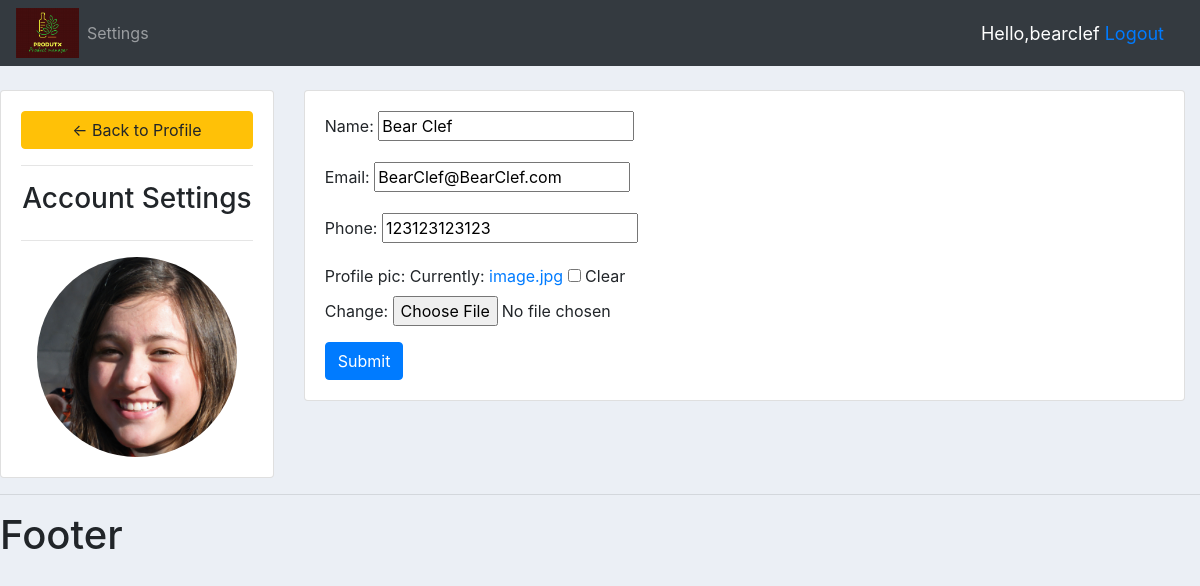
The page /account/ (signed in) on the database as committed earlier.
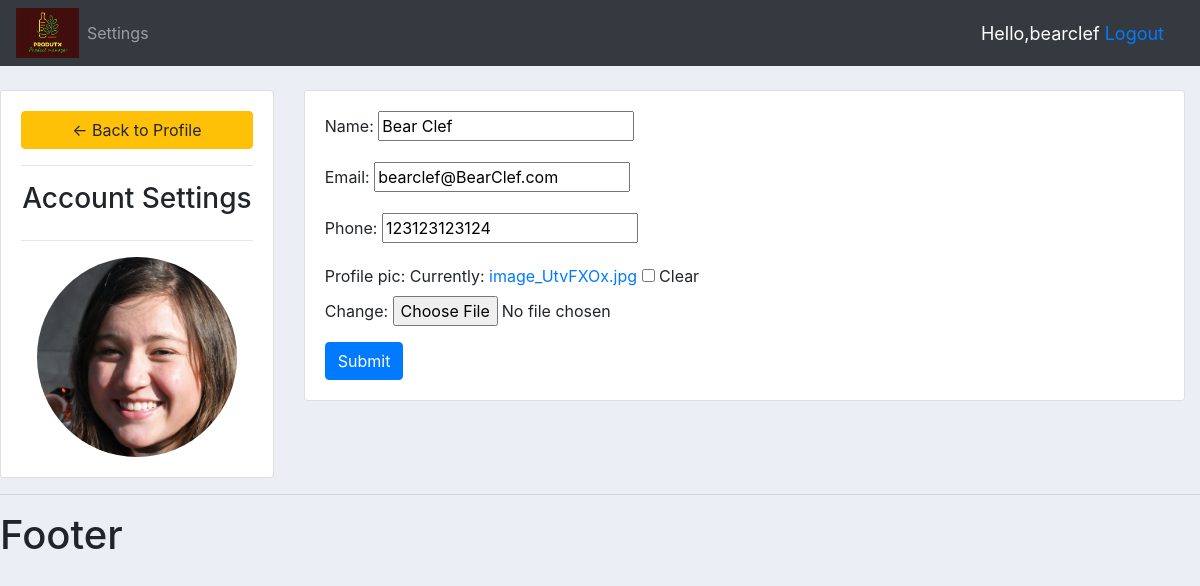
The same page on the database as committed later.
### accounts/models.py (models this page shows, shortened)
class Customer(models.Model):
    user = models.OneToOneField(User, null=True, blank=True, on_delete=models.CASCADE)
    name = models.CharField(max_length=200,null=True)
    email = models.EmailField(max_length=254,null=True)
    phone = models.CharField(max_length=15,null=True)
    profile_pic= models.ImageField(default="profile.png",null=True,blank=True)
    date_created = models.DateTimeField(auto_now_add=True,null=True)

### accounts/decorators.py (the view)
        def wrapper_func(request,*args, **kwargs):
            print('Loading',request,"for",allowed_roles)
            group=None
            if request.user.groups.exists():
                group = request.user.groups.all()[0].name
            if group in allowed_roles:
                return view_func(request,*args, **kwargs)
            else:
                print(f'Blocked request because {group} role is not allowed to view this page!')
                return HttpResponse('You are not authorized to access this view')

### accounts/forms.py
class CustomerForm(ModelForm):
	class Meta:
		model = Customer
		fields = '__all__'
		exclude = ['user']

### accounts/views.py (called while the page is built)
@login_required(login_url="login")
@allowed_users(allowed_roles=["customer"])
def accountSettings(request):
    customer = request.user.customer
    form = CustomerForm(instance=customer)
    if request.method == "POST":
        form = CustomerForm(request.POST, request.FILES, instance=customer)
        if form.is_valid():
            form.save()
    context = {'form':form}
    return render(request, 'accounts/account_settings.html', context)

### accounts/templates/accounts/account_settings.html (shortened to what this page needs)
{%  extends 'accounts/main.html' %}
{% load static %}
{% block content %}
<br>
<div class="row">
	<div class="col-md-3">
		<div class="card card-body">
			<a class="btn btn-warning" href="{% url 'home' %}"> &#8592; Back to Profile</a>
			<hr>
			<h3 style="text-align: center">Account Settings</h3>
			<hr>
			<img class="profile-pic" src="{{request.user.customer.profile_pic.url}}" >
		</div>
	</div>
	<div class="col-md-9">
		<div class="card card-body">
			<form method="POST" action="" enctype="multipart/form-data">
				{{form.as_p}}
			<input class="btn btn-primary" type="submit" name="Update Information">
			</form>
		</div>
	</div>
</div>
{% endblock %}

### accounts/templates/accounts/main.html (shortened to what this page needs)
{% load static %}
<!DOCTYPE html>
<html lang="en">
<head>
    <link rel="stylesheet" href="https://maxcdn.bootstrapcdn.com/bootstrap/4.0.0-beta.2/css/bootstrap.min.css">
    <link rel='stylesheet' type='text/css' href="{% static '/css/main.css' %}">
</head>
<body>
    {% include 'accounts/navbar.html' %}
    {% block content %}
    {% endblock content %}
    <hr>
    <h1> Footer</h1>
</body>
</html>

### accounts/templates/accounts/navbar.html (shortened to what this page needs)
{% load static %}
<nav class="navbar navbar-expand-lg navbar-dark bg-dark">
  <img src="{% static 'images/logo.png' %}" id='logo'>
  <div class="collapse navbar-collapse" id="navbarNav">
    <ul class="navbar-nav">
      {% if request.user.is_staff %}
      <li class="nav-item active">
        <a class="nav-link" href="{% url 'home' %}">Dashboard</a>
      </li>
      <li class="nav-item">
        <a class="nav-link" href="{% url  'products' %}">Products</a>
      </li>
      {% comment %} If the user is not of staff category( of user category ) {% endcomment %}
      {% else %}
      <li class="nav-item">
        <a class="nav-link" href="{% url  'account' %}">Settings</a>
      </li>
      {% endif %}
    </ul>
  </div>
  <spam class="hello-msg">Hello,{{request.user}}<span>
  <span><a href="{% url 'logout' %}">Logout</a></span>
</nav>

### static/css/main.css (style rules this page uses)
#logo { height: 50px; width: auto; }
body { background-color: #ebeff5; }
.row { margin-right: 0px; }

### accounts/templates/accounts/navbar.html (style rules this page uses)
.hello-msg { font-size: 18px; color: #fff; margin-right: 20px; }

### accounts/templates/accounts/account_settings.html (style rules this page uses)
.profile-pic { max-width: 200px; max-height:200px; margin: 0 auto; border-radius: 50%; }

Rows that differ between the two databases and show on the page:
changed Customer "Bear Clef": email "BearClef@BearClef.com" → "bearclef@BearClef.com"; phone "123123123123" → "123123123124"
Other text that changed with them:
text no longer shown: "Name: Email: Phone: Profile pic: Currently: image.jpg Clear Change:"
text now shown: "Name: Email: Phone: Profile pic: Currently: image_UtvFXOx.jpg Clear Change:"
